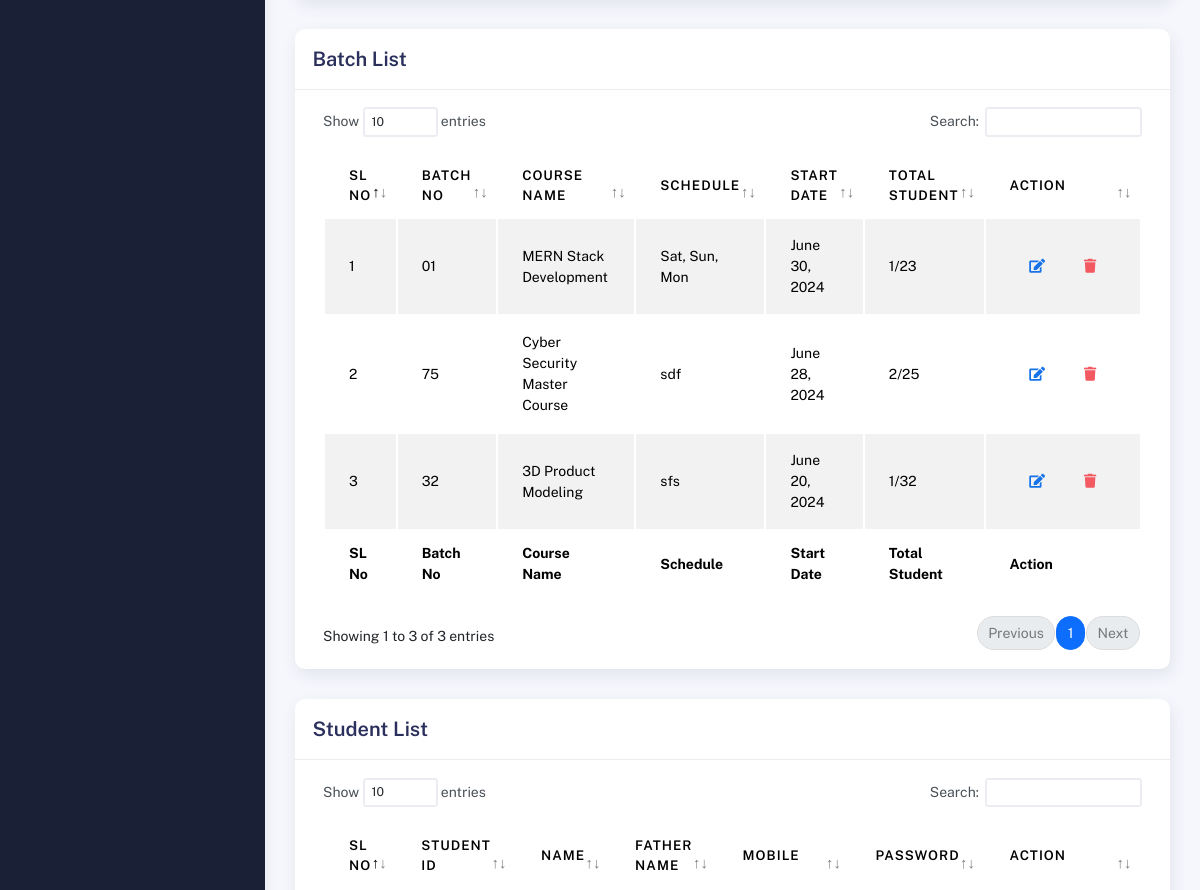
The app's page /dashboard/ (signed in, middle part), older data.
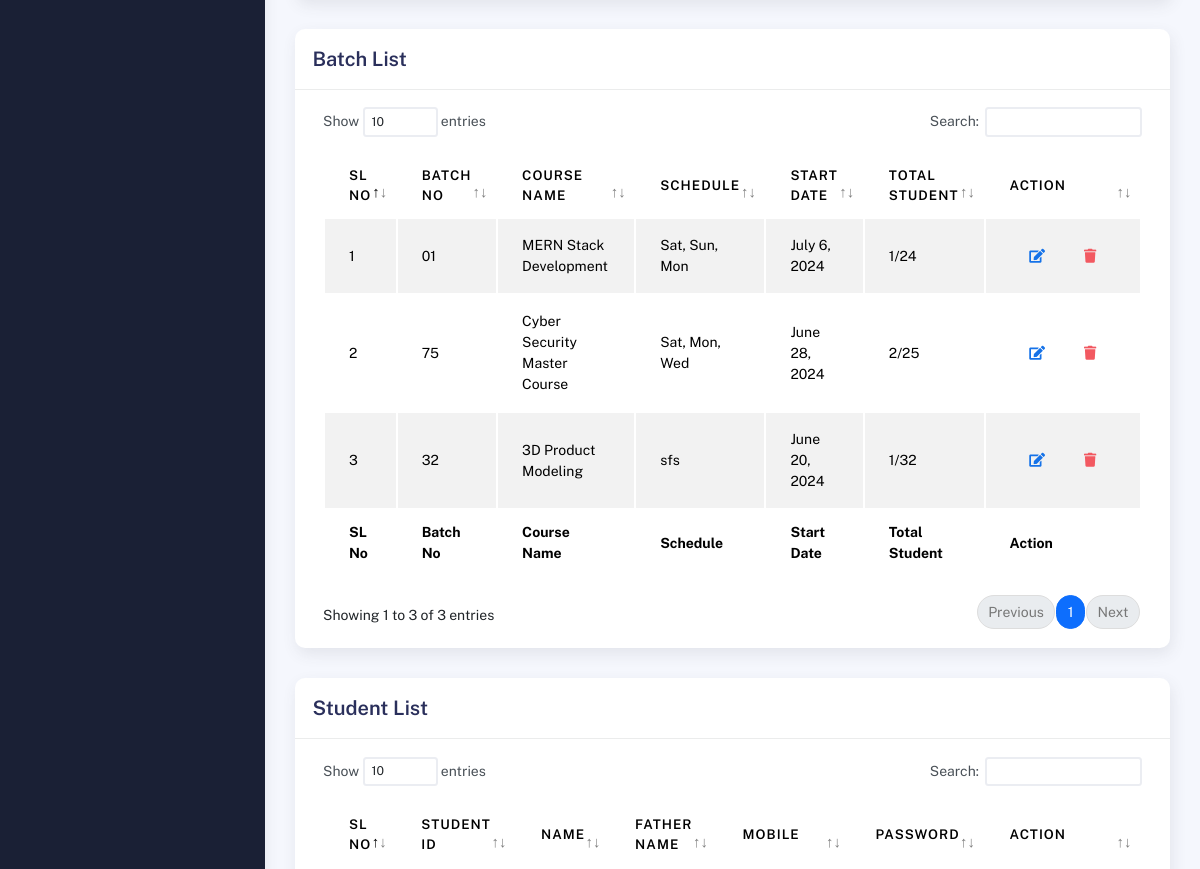
The same page, newer data.
### IMSapp/models.py (models this page shows, shortened)
class BatchInfoModel(models.Model):
    BatchNo=models.CharField(max_length=100,null=True)
    Batchschedule=models.CharField(max_length=100,null=True)
    STATUS = [
        ('On-Going','On-Going'),
        ('Upcomming','Upcomming'),
        ('Completed','Completed')
    ]
    Status=models.CharField(choices = STATUS, max_length=100,null=True)
    BatchStartDate=models.DateField(null=True)
    TotalStudent=models.CharField(max_length=100,null=True)
    BatchInstructor=models.CharField(max_length=100,null=True)
    CourseName=models.ForeignKey(CourseInfoModel,on_delete = models.SET_NULL,related_name='coursenameinfo',null=True)

class CourseInfoModel(models.Model):
    CourseName=models.CharField(max_length=150, null=True)
    Sologan=models.CharField(max_length=100, null=True)
    ShortSummary=models.CharField(max_length=150, null=True)
    CourseCategory=models.ForeignKey(CourseCategoryModel,on_delete=models.SET_NULL,related_name='coursecategory', null=True)
    Lecture=models.IntegerField(null=True)
    CourseDuration=models.IntegerField(null=True)
    WeeklyClass=models.IntegerField(null=True)
    ClassDuration=models.IntegerField(null=True)
    TotalProject=models.IntegerField(null=True)
    CourseOverview=models.TextField(null=True)
    CourseCurrriculum=models.TextField(null=True)
    Software=models.TextField(max_length=200, null=True)
    CourseFor=models.TextField(null=True)
    JobPositions=models.TextField(null=True)
    CourseFee=models.IntegerField(null=True)
    IntroVideo=models.CharField(max_length=200, null=True)
    CourseImage=models.ImageField(upload_to='media/courseImage', null=True)
    def __str__(self):
        return self.CourseName

### IMSapp/views.py (the view)
# urls.py: path('dashboard/',dashboard,name="dashboard"),
@login_required
def dashboard(request):
    coursedata = CourseInfoModel.objects.all()
    categorydata = CourseCategoryModel.objects.all()
    studentdata = StudentModel.objects.all()
    batchdata = BatchInfoModel.objects.all()
    teacherdata = TeacherModel.objects.all()
    admittedcourse = AdmittedCourseModel.objects.all()
    totalenrolledstudent = admittedcourse.count()
    totalteacher = teacherdata.count()
    totalbatch = batchdata.count()
    totalcourse = coursedata.count()
    combined_data = []
    for data in batchdata:
        enrolledstudent = AdmittedCourseModel.objects.filter(LearningBatch=data).count()
        combined_data.append({
            'batchdata': data,
            'enrolledstudent': enrolledstudent,
        })
    context = {
        'teacherdata':teacherdata,
        'coursedata':coursedata,
        'categorydata':categorydata,
        'studentdata':studentdata,
        'totalenrolledstudent':totalenrolledstudent,
        'totalteacher':totalteacher,
        'totalbatch':totalbatch,
        'totalcourse':totalcourse,
        'combined_data':combined_data,
    }
    return render(request,'common/dashboard.html',context)

### IMSapp/models.py (called while the page is built)
    def __str__(self):
        return self.CategoryName

### IMSapp/templates/common/dashboard.html (shortened to what this page needs)
{% extends 'profilemaster/master.html' %}
{% block content %}
  <div class="col-md-12">
    <div class="card">
      <div class="card-header">
        <h4 class="card-title">Batch List</h4>
      </div>
      <div class="card-body">
        <div class="table-responsive">
          <table id="basic-datatables2" class="display table table-striped table-hover">
            <thead>
              <tr>
                <th>SL No</th>
                <th>Batch No</th>
                <th>Course Name</th>
                <th>Schedule</th>
                <th>Start Date</th>
                <th>Total Student</th>
                <th>Action</th>
              </tr>
            </thead>
            <tfoot>
              <tr>
                <th>SL No</th>
                <th>Batch No</th>
                <th>Course Name</th>
                <th>Schedule</th>
                <th>Start Date</th>
                <th>Total Student</th>
                <th>Action</th>
              </tr>
            </tfoot>
            <tbody>
              {% for i in combined_data %}
                <tr>
                  <td>{{forloop.counter}}</td>
                  <td>{{i.batchdata.BatchNo}}</td>
                  <td>{{i.batchdata.CourseName}}</td>
                  <td>{{i.batchdata.Batchschedule}}</td>
                  <td>{{i.batchdata.BatchStartDate}}</td>
                  <td>{{i.enrolledstudent}}/{{i.batchdata.TotalStudent}}</td>
                  <td>
                    <div class="form-button-action">
                      <a href="{% url 'editbatch' i.batchdata.id %}" class="btn btn-link btn-primary btn-md">
                        <i class="fa fa-edit"></i>
                      </a>
                      <a href="{% url 'deletebatch' i.batchdata.id %}" class="btn btn-link btn-danger btn-md">
                        <i class="fa fa-trash"></i>
                      </a>
                    </div>
                  </td>
                </tr>
              {% endfor %}
            </tbody>
          </table>
        </div>
      </div>
    </div>
  </div>
  <div class="col-md-12">
    <div class="card">
      <div class="card-header">
        <h4 class="card-title">Student List</h4>
      </div>
      <div class="card-body">
        <div class="table-responsive">
          <table id="basic-datatables3" class="display table table-striped table-hover">
            <thead>
              <tr>
                <th>SL No</th>
                <th>Student ID</th>
                <th>Name</th>
                <th>Father Name</th>
                <th>Mobile</th>
                <th>Password</th>
                <th>Action</th>
              </tr>
            </thead>
          </table>
        </div>
      </div>
    </div>
  </div>
{% endblock content %}

### IMSapp/templates/profilemaster/master.html (shortened to what this page needs)
{% load static %}
<!DOCTYPE html>
<html lang="en">
<head>
  <link rel="stylesheet" href="{% static 'profileassets/css/bootstrap.min.css' %}" />
  <link rel="stylesheet" href="{% static 'profileassets/css/plugins.min.css' %}" />
  <link rel="stylesheet" href="{% static 'profileassets/css/kaiadmin.min.css' %}" />
  <link rel="stylesheet" href="{% static 'profileassets/css/demo.css' %}" />
</head>
<body>
  <div class="wrapper">
    {% include 'profilemaster/sidebar.html' %}
    <div class="main-panel">
    <div class="container">
      <div class="page-inner">
        {% block content %}
        {% endblock content %}
        </div>
      </div>
    </div>
  </div>
</body>
</html>

### IMSapp/templates/profilemaster/sidebar.html (shortened to what this page needs)
{% load static %}
<div class="sidebar" data-background-color="dark">
  <div class="sidebar-wrapper scrollbar scrollbar-inner">
  </div>
</div>

### IMSapp/templates/profilemaster/header.html (shortened to what this page needs)
{% load static %}

Row changes from the older to the newer data that the page shows:
changed BatchInfoModel "Sat, Sun, Mon": batchdata.BatchStartDate "June 30, 2024" → "July 6, 2024"; batchdata.TotalStudent "23" → "24"
changed BatchInfoModel "Cyber Security Master Course": batchdata.Batchschedule "sdf" → "Sat, Mon, Wed"
